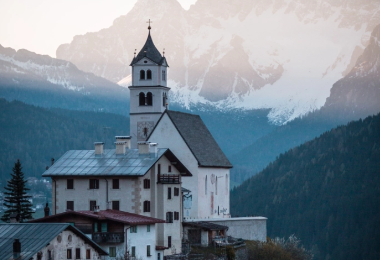
%> input picture lab3/source/test.png, 380 x 260 px
$ octave gaussian.m   (GNU Octave 9; MATLAB toolbox functions it lacks are replaced by stand-ins)
%> lines starting %> are read from the running program, lines starting %| are printed output that depends on the picture
%%%实现空域低通滤波%%%
img = imread('./source/test.png');
%> img is the input picture: size 260x380x3 uint8; mean R, G, B 114.7, 130, 142.2
img = rgb2gray(img);
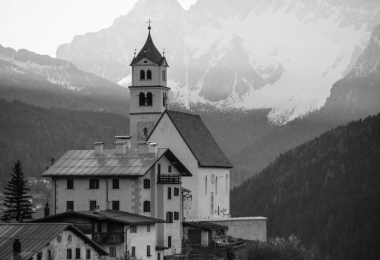
%> img: size 260x380 uint8; min 3, max 251, mean 126.8
img = double(img);
%> img: size 260x380 double
[row, col] = size(img);%确定图像大小
%> row = 260; col = 380
kernel = [0.11, 0.2, 0.29, 0.32, 0.29, 0.2, 0.11; ...
          0.2, 0.37, 0.54, 0.61, 0.54, 0.37, 0.2; ...
          0.29, 0.54, 0.78, 0.88, 0.78, 0.54, 0.29; ...
          0.32, 0.61, 0.88, 1, 0.88, 0.61, 0.32; ...
          0.29, 0.54, 0.78, 0.88, 0.78, 0.54, 0.29; ...
          0.2, 0.37, 0.54, 0.61, 0.54, 0.37, 0.2; ...
          0.11, 0.2, 0.29, 0.32, 0.29, 0.2, 0.11]/21.52;%输入卷积核
imgout = convolve(img, kernel);


subplot(2,1,1);
imshow(uint8(img));
title('原图像');
subplot(2,1,2);
imshow(uint8(imgout));
title('高斯滤波后的图像');

%%%%实现高斯滤波
%%%%直接用卷积函数,传入的第一个参数为输入图像，第二个参数为卷积核
function imgout = convolve(imgin, kernel)
    [row, col] = size( imgin );
%> row = 260; col = 380
    [~, kernelsize] = size( kernel );
    r = (kernelsize - 1) / 2;
    rowout = row - 2 * r;  %输出图像大小
%> rowout = 254
    colout = col - 2 * r;  %输出图像大小
%> colout = 374
    if rowout <= 0 || colout <= 0
        return;
    end
    imgout = zeros(rowout, colout);%初始化输出数组
    for i = 1 : rowout
        for j = 1 : colout
            imgout(i, j) =  max(0, sum(sum(imgin(i : i + 2 * r, j : j + 2 * r).*(kernel))));
        end
    end
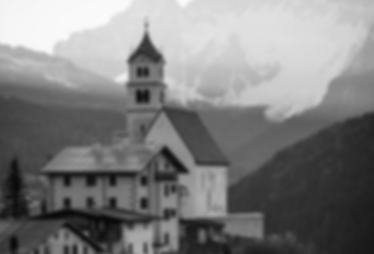
%> imgout: size 254x374 double; min 8.54, max 250, mean 126.9
end

$ run again, with lab3/source/dog.png copied over lab3/source/test.png
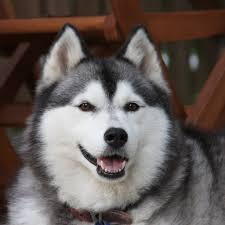
%> input picture lab3/source/dog.png, 225 x 225 px
%> img is the input picture: size 225x225x3 uint8; mean R, G, B 100, 90, 86.2
%> `img = rgb2gray(img);`:
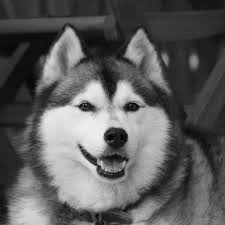
%> img: size 225x225 uint8; min 0, max 245, mean 92.6
%> after the loop in convolve, `for i = 1 : rowout`:
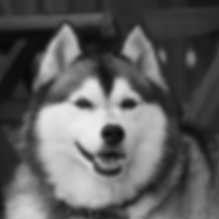
%> imgout: size 219x219 double; min 9.39, max 236.4, mean 94.2

$ run again, with lab3/source/fruit.png copied over lab3/source/test.png
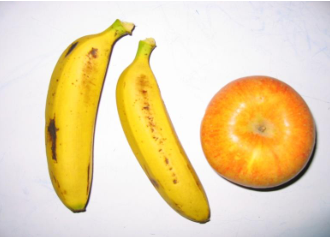
%> input picture lab3/source/fruit.png, 330 x 237 px
%> img is the input picture: size 237x330x3 uint8; mean R, G, B 233.4, 213.9, 172
%> `img = rgb2gray(img);`:
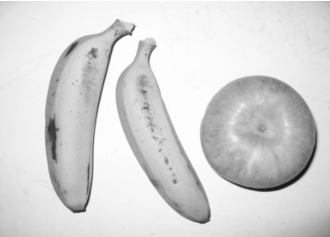
%> img: size 237x330 uint8; min 22, max 255, mean 214.9
%> after the loop in convolve, `for i = 1 : rowout`:
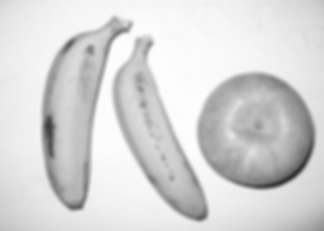
%> imgout: size 231x324 double; min 51.93, max 253, mean 214.7
